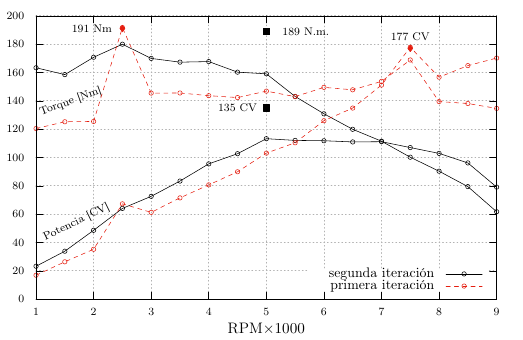

Reproduce this figure in gnuplot.
ifile1 = 'primer_rend_vol.dat'
ifile2 = 'segunda_iter.dat'
ofile = 'comparativa.tex'

set terminal tikz standalone color size 13cm,8cm
set termoption dash
set output ofile

set label 1 at 1.6, 140 "Torque [Nm]" center rotate by 20 font ',8'
set label 2 at 1.7, 55 "Potencia [CV]" center rotate by 26 font ',8'

set label 3 at 7.5, 185 '177 CV' center font ',8'
set label 4 at 2.4, 191 '191 Nm' right font ',8'
set label 5 at 7.5, 177 '' point pt 13 lc 7 ps 1.5
set label 6 at 2.5, 191 '' point pt 13 lc 7 ps 1.5

set label 7 at 2.4, 189 '189 N.m.' left font ',8'
set label 8 at 4.5, 135 '135 CV' center font ',8'
set label 9 at 5, 189 "" point pt 5 lc -1 ps 1.5 font ',8'
set label 10 at 5, 135 "" point pt 5 lc -1 ps 1.5 font ',8'

set grid lw 1.5
set key bottom right

set autoscale xfixmax

set tics font ",8"
set xlabel "RPM$\\times 1000$" font ",11"
set ylabel "" font ",11"

set lmargin at screen 0.05
set rmargin at screen 0.95
set bmargin at screen 0.05
set tmargin at screen 0.95
plot ifile2 using ($1/1000):6 lt 6 lc -1 w lp t 'segunda iteración', \
     ifile2 using ($1/1000):7 lt 6 lc -1 w lp t '', \
     ifile1 using ($1/1000):6 lt 6 dt 2 lc 7 w lp t 'primera iteración', \
     ifile1 using ($1/1000):7 lt 6 dt 2 lc 7 w lp t ''
